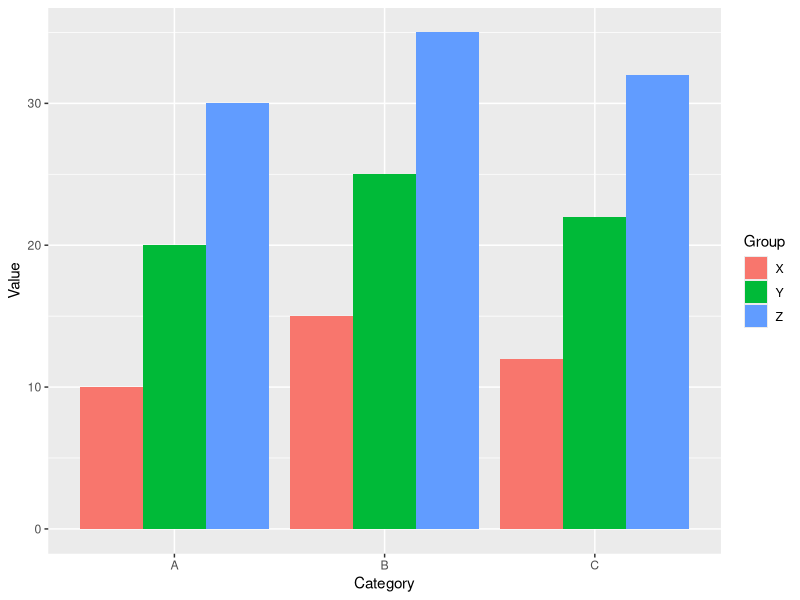

Source code (R):
library(tidyverse)

# create sample data
data <- tibble(
  category = rep(c("A", "B", "C"), each = 3), # x
  group = rep(c("X", "Y", "Z"), 3),
  value = c(10, 20, 30, 15, 25, 35, 12, 22, 32)
)

# create dodged bar plot
ggplot(data, aes(x = category, y = value, fill = group)) +
  geom_col(position = position_dodge()) +
  labs(x = "Category", y = "Value", fill = "Group")


# gb <- tab_health_conditions(df_receiver) %>%
#   mutate(
#     male = nrow(filter(SEX == 1))
#   )
# 
# gb